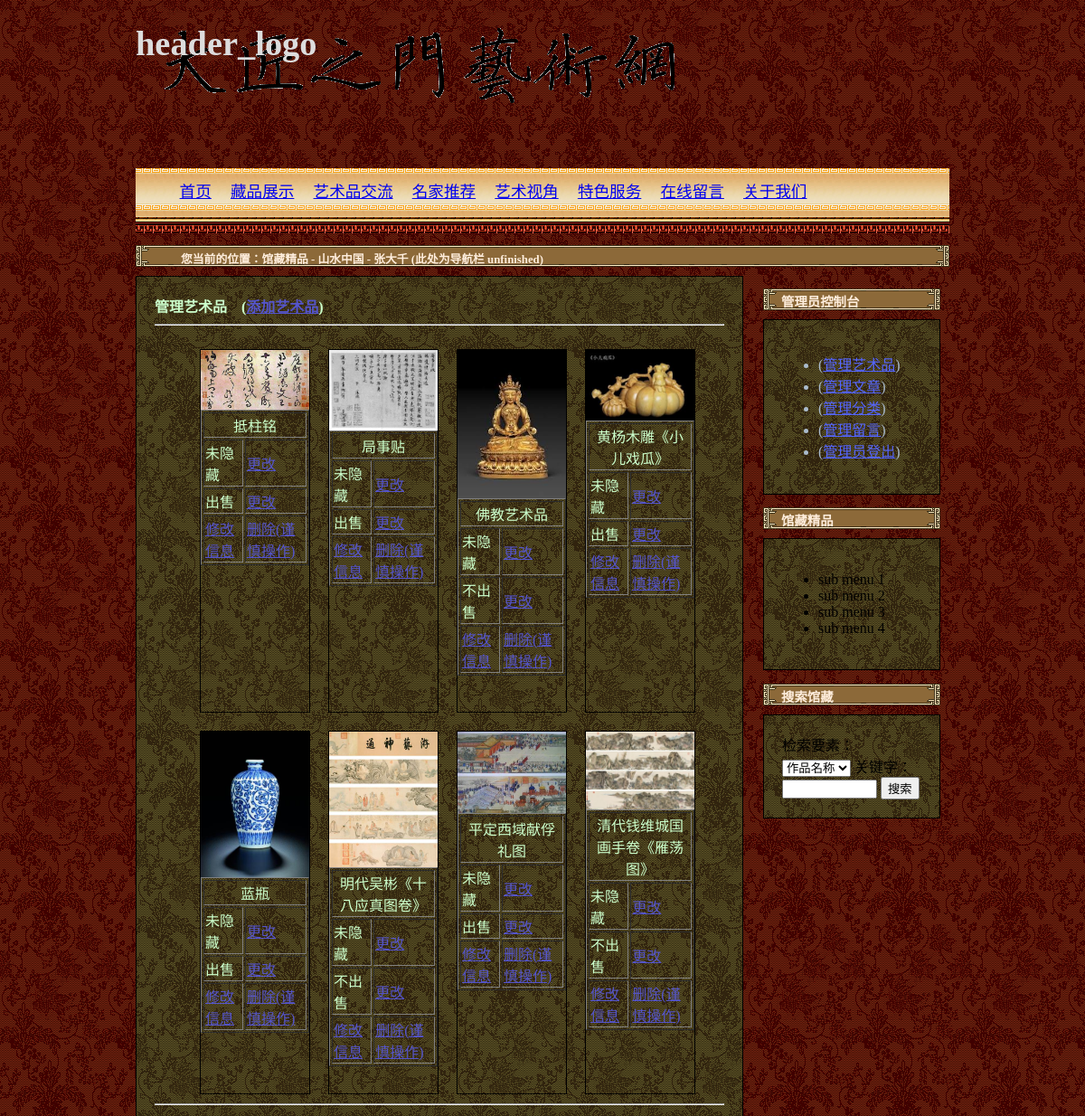
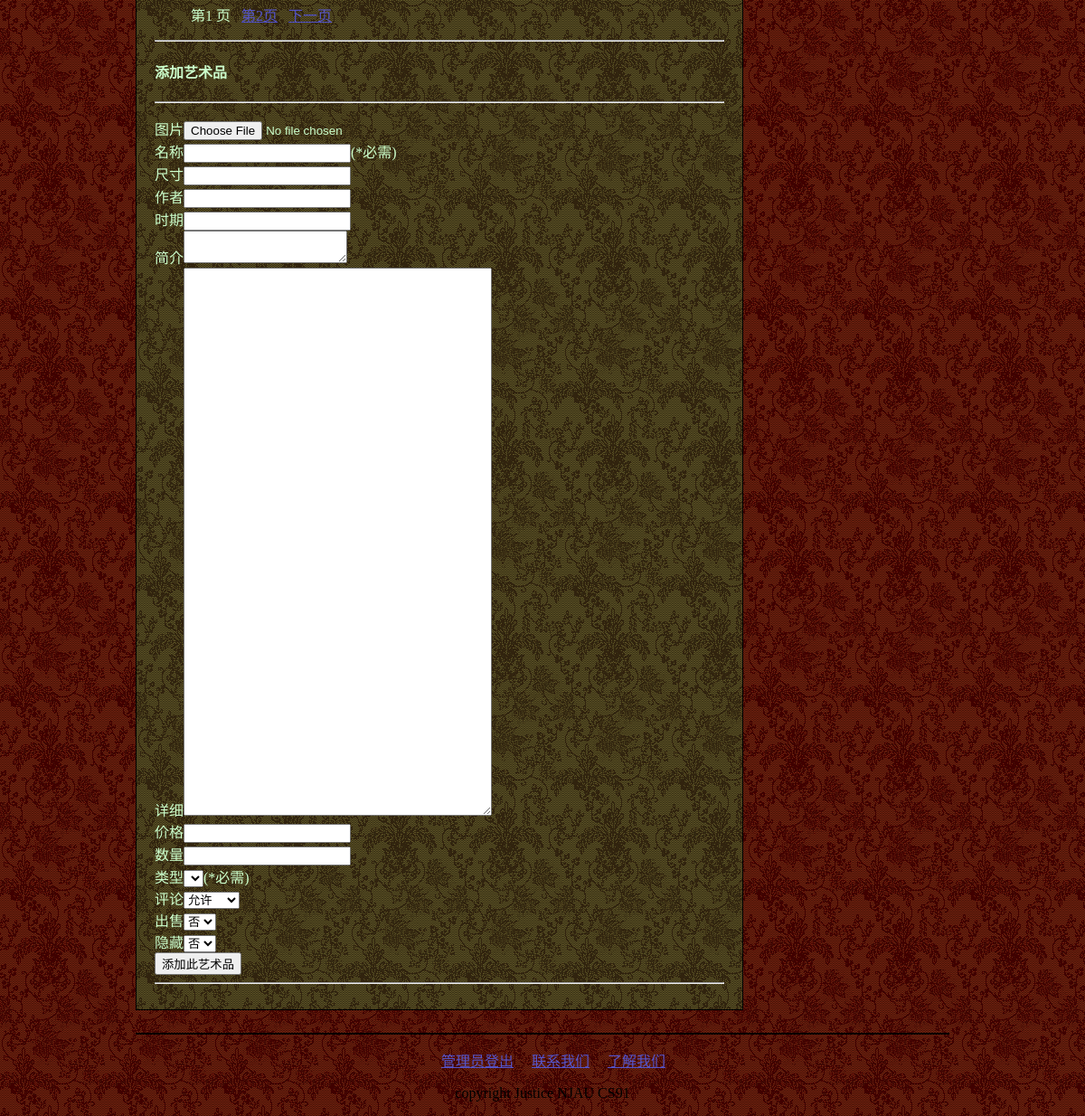
Screenshot of /control_artwork.php (signed in) with the database file from the repository (2 pictures, top to bottom).
### tables this page shows
CREATE TABLE `Artworks` (
	artwork_id SERIAL PRIMARY KEY,
 
	artwork_name VARCHAR(120) NOT NULL,	 
	artwork_type VARCHAR(30) NOT NULL ,	 
	artwork_size varchar(50),		 
	img_small VARCHAR(255),			 
	img_middle VARCHAR(255),		 
	img_large VARCHAR(255),			 
	author VARCHAR(90),			 
	period varchar(90),			 
	intro VARCHAR(90),			 
	detail VARCHAR(600),			 
	price INT UNSIGNED,			 
	amount TINYINT UNSIGNED,		 
	added_by BIGINT UNSIGNED NOT NULL ,	 
	on_sale BOOLEAN DEFAULT 1,		 
	no_comment BOOLEAN DEFAULT 0,		 
	is_hidden BOOLEAN DEFAULT 0,		 
 
	UNIQUE(artwork_name),
	FOREIGN KEY (added_by) REFERENCES Masters(master_id),
	FOREIGN KEY (artwork_type) REFERENCES ArtworkTypes(type_name_en)
);

### config.php (called while the page is built, shortened)
<?php
$cfg_aw_per_page = 8;
?>

### control_artwork.php (the view, shortened to what this page needs)
<?php
require('config.php');
require($cfg_webRoot.'lib/page.php');
if(empty($_SESSION['mname'])) {
	lib_delay_jump(3, '对不起，请先登录，再进行管理');
} else {
	require('include/console_var.php');
}
$dbh = new PDO($dbcfg_dsn, $dbcfg_dbuser, $dbcfg_dbpwd);
$sql_count = 'select count(1) as count from Artworks';
$sth_count = $dbh->prepare($sql_count);
$count_res = $sth_count->fetch(PDO::FETCH_ASSOC);
$count = $count_res['count'];
$per_page = $cfg_aw_per_page;
$total_page = ceil($count/$per_page);
if( isset($_GET['page']) && $_GET['page'] >= 1 && $_GET['page'] <= $total_page ) {
	$page = intval( $_GET['page'] );
} else { $page = 1; }
$start = ($page - 1)*$per_page;
$sql_select_artwork = '	select * from Artworks limit :start, :per_page ';
$sth_select_artwork = $dbh->prepare($sql_select_artwork);
$sth_select_artwork->bindParam(':start', $start, PDO::PARAM_INT);
$sth_select_artwork->bindParam(':per_page', $per_page, PDO::PARAM_INT);
lib_pdo_if_fail($sth_select_artwork->execute(), $sth_select_artwork, __FILE__, __LINE__, CFG_DEBUG, 'error', FALSE);
$artworks = $sth_select_artwork->fetchAll(PDO::FETCH_ASSOC);
?>
<?php require('include/dochead.php'); ?>
<body>
<div id="header">
<?php require('include/header.php'); ?>
</div>
<div id="body">
	<div id="main_content" class="content_block" >
		<h4 id="main_content_head">管理艺术品 &nbsp;&nbsp;&nbsp;(<a href="#add_artwork">添加艺术品</a>)</h4>
		<hr />
<?php
echo "\t".'<ul id="production_list">'."\n";
foreach($artworks as $work) {
	$is_hidden = ($work['is_hidden'] ? '已隐藏' : '未隐藏' );
	$on_sale = ($work['on_sale'] ? '出售' : '不出售' );
	echo "	\t\t<li><a href=\"artwork.php?type=work&id={$work['artwork_id']}\">
		<div class=\"production_nail\" id=\"{$work['artwork_id']}\">
		<img src=\"{$work['img_small']}\" title=\"{$work['artwork_name']}\" width=\"120\" /></a>
		<table border=\"1\">
			<tr> <td colspan=\"2\" align=\"center\">{$work['artwork_name']}</td> </tr>
			<tr> <td>$is_hidden</td><td><a href=\"action/change_artwork_status.php?id={$work['artwork_id']}&type=hide\">更改</a></td> </tr>
			<tr> <td>$on_sale</td><td><a href=\"action/change_artwork_status.php?id={$work['artwork_id']}&type=sale\">更改</a></td> </tr>
			<tr> <td><a href=\"modify_artwork.php?id={$work['artwork_id']}\">修改信息</a></td><td><a href=\"action/rm_artwork.php?id={$work['artwork_id']}\">删除(谨慎操作)</a></td> </tr>
		</table></div></li>\n";
}
echo "<hr class=\"clear_line\" />\n";
	echo '<ul class="aclinic" >';
	echo '</ul>';
?>
		<hr />
		<h4 >添加艺术品</h4>
		<hr />
		<div id="add_artwork">
		<form enctype="multipart/form-data" action="action/add_artwork.php" method="post" >
			<label for="choose_img">图片<input type="file" name="artwork_image" id="choose_img" /></label><br />
			<label for="input_name">名称<input type="text" name="artwork_name" id="input_name" /></label><span class="input_hint">(*必需)</span><br />
			<label for="input_size">尺寸<input type="text" name="artwork_size" id="input_size" /></label><br />
			<label for="input_author">作者<input type="text" name="artwork_author" id="input_author" /></label><br />
			<label for="input_period">时期<input type="text" name="artwork_period" id="input_period" /></label><br />
			<label for="input_intro">简介<textarea id="input_intro" name="artwork_intro" cols="20" rows="2"></textarea></label><br />
			<label for="input_detail">详细<textarea name="artwork_detail" id="input_detail" cols="40" rows="40"></textarea></label><br />
			<label for="input_price">价格<input type="text" name="artwork_price" id="input_price" /></label><br />
			<label for="input_amount">数量<input type="text" name="artwork_amount" id="input_amount" /></label><br />
			类型<select name="artwork_type" id="choose_type">
			</select><span class="input_hint">(*必需)</span><br />
			评论<select name="allow_comment" >
			<option value="1">允许</option>
			</select><br />
			出售<select name="on_sale" >
			<option value="0">否</option>
			</select><br />
			隐藏<select name="is_hidden" >
			<option value="0">否</option>
			</select><br />
			<input type="submit" name="submit" value="添加此艺术品" />
		</form>
		</div>
		<hr class="clear_line"/>
	<div id="sub_main_content" >
<?php require('./include/sub_main_content.php'); ?>
	</div>
<div id="footer">
<?php require('./include/footer.php'); ?>
</div>
</body>
</html>

### styles/main.css (style rules this page uses)
html { background: url(../pic/css/html_bg.gif) ; background-color: #223; }
body { width: 900; margin-left: auto; margin-right: auto; }
div#header { width: 900px; margin-left: auto; margin-right: auto; background: url(../pic/css/djzmlogo.png) no-repeat; }
div#body { width: 900px; margin-left: auto; margin-right: auto; position: relative; }
div#main_content { width: 70%; position: relative; float: left; background: url(../pic/css/body_bg.gif); margin-bottom: 25px; color: #cfc; }
div#main_content a { color: #55c; }
div#sub_main_content { width: 24%; position: relative; float: right; padding: 0; }
div#footer { width: 900px; margin-left: auto; margin-right: auto; }
.clear_line { clear: both; }
div.content_block { margin: 0; padding: 20px; background: url(../pic/css/body_bg.gif); border: 1px solid black; }
#main_content_head { margin: 0; }
ul#production_list { list-style: none; }
ul#production_list li { display: inline; padding: 0; }
div.production_nail { height: 400px; width: 120px; border: 1px solid black; margin: 10px; padding: 0; position: relative; float: left; }
div.production_nail { position: relative; }

### rows the page displays
artworks: img_small (picture), artwork_name "抵柱铭", is_hidden "未隐藏", on_sale "出售"
artworks: img_small (picture), artwork_name "局事贴", is_hidden "未隐藏", on_sale "出售"
artworks: img_small+artwork_name (picture), artwork_name "佛教艺术品", is_hidden "未隐藏", on_sale "不出售"
artworks: img_small+artwork_name (picture), artwork_name "黄杨木雕《小儿戏瓜》", is_hidden "未隐藏", on_sale "出售"
artworks: img_small (picture), artwork_name "蓝瓶", is_hidden "未隐藏", on_sale "出售"
artworks: img_small+artwork_name (picture), artwork_name "明代吴彬《十八应真图卷》", is_hidden "未隐藏", on_sale "不出售"
artworks: img_small+artwork_name (picture), artwork_name "平定西域献俘礼图", is_hidden "未隐藏", on_sale "出售"
artworks: img_small+artwork_name (picture), artwork_name "清代钱维城国画手卷《雁荡图》", is_hidden "未隐藏", on_sale "不出售"
